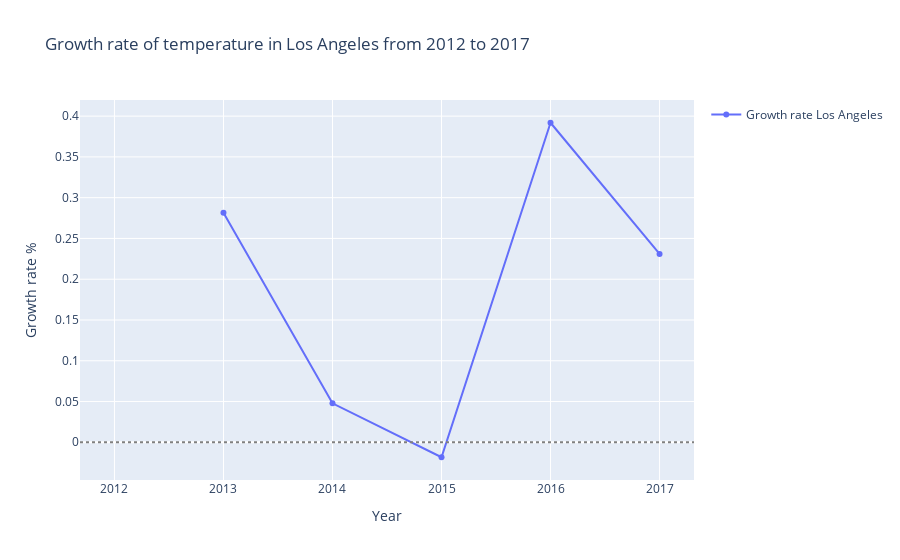

This figure's notebook cell:
### Code cell
fig = growth_rate(dataframes['temperature_WH'],'Los Angeles')
fig.update_layout(
    title="Growth rate of temperature in Los Angeles from 2012 to 2017",
    xaxis_title="Year",
    yaxis_title="Growth rate %",
    showlegend=True
)
# 📋 Agregamos línea cero para referencia visual
fig.add_hline(y=0, line_dash="dot", line_color="gray")
fig.show()

### Figure 1 — Plotly figure (JSON) as saved in the notebook; plotly's stock layout.template omitted (floating-point values rounded to 4 significant figures)
{"data": [{"mode": "lines+markers", "name": "Growth rate Los Angeles", "type": "scatter", "x": [2012, 2013, 2014, 2015, 2016, 2017], "y": [null, 0.2814, 0.04778, -0.01834, 0.3919, 0.231]}], "layout": {"shapes": [{"line": {"color": "gray", "dash": "dot"}, "type": "line", "x0": 0, "x1": 1, "xref": "x domain", "y0": 0, "y1": 0, "yref": "y"}], "showlegend": true, "title": {"text": "Growth rate of temperature in Los Angeles from 2012 to 2017"}, "xaxis": {"title": {"text": "Year"}}, "yaxis": {"title": {"text": "Growth rate %"}}}}
